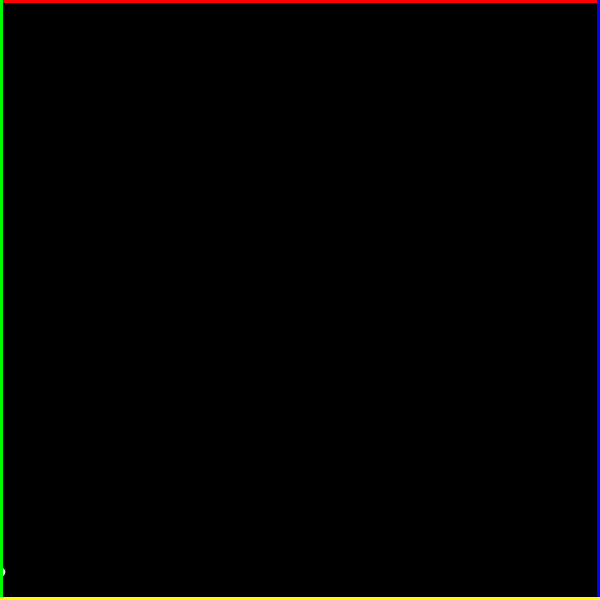
Frame 1 (no input)
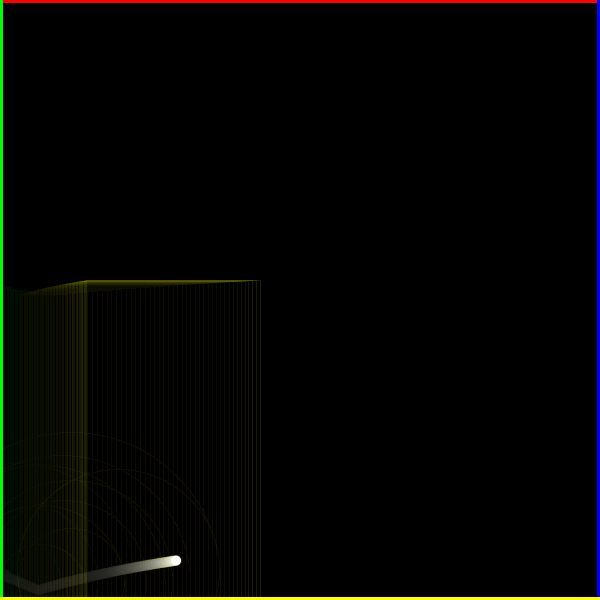
Frame 60 (the mouse pressed at the canvas centre just before this capture)
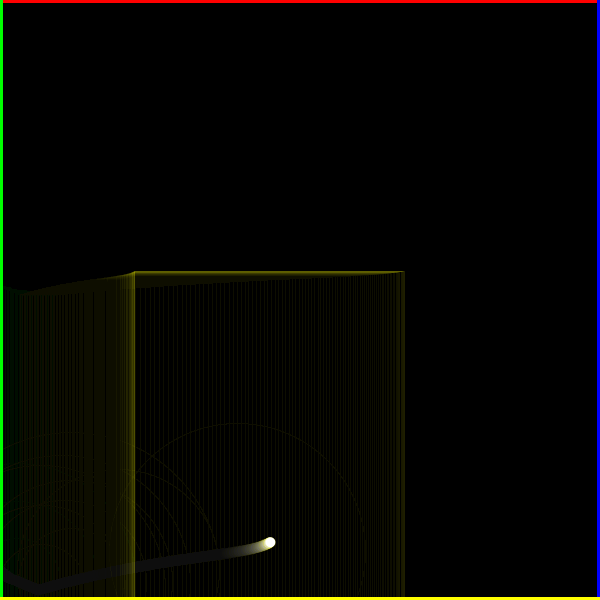
Frame 120 (the mouse held since frame 60 and released just before this capture)

The Processing sketch that drew these frames (run headless with seeded random() and noise(); from frame 60 on, the mouse is pressed at the canvas centre):

// Processing sketch: processing_42035
// ── processing_42035.pde


//Constructor, this sets up our instance variables that are used throught the program.
float x=0;
float y=0;
float a=0;
float b=0;
float m=random(1, 2);
float n=random(1, 2);

//These are for our colours, made it easier for us to define what colour of fill we wanted vs position of our sprite.
int R=255;
int G=255;
int B=255;

//Set up method.
//Declares the size of our canvas
//Sets the background colour
//Also sets y to random, so our sprite starts in a different location everytime the program is executed.
void setup() {
  background(0);
  size (600, 600);
  y=random(height);
  colorMode(RGB);
  frameRate(70);
}


//This method Draws the red, green, blue and yellow lines around the screen
//Also calls other methods in turn.
void draw() {

  animate();
  constraints();
  
  strokeWeight(5);
  stroke(255, 0, 0);
  line(0, 0, width-1, 0);

  stroke(0, 255, 0);
  line(0, 0, 0, height-1);

  stroke(0, 0, 255);
  line(width-1, 0, width-1, height);

  stroke(255, 255, 0);
  line(0, height-1, width-1, height-1);
}

//This method was implemented to stop our sprite getting "Stuck".
//Gives the illusion of it passing from on side of the screen to the other.
//Does this by either resetting x or y.
void constraints() {
  if (x>=602) {
    x=0;
  }
  if (x<=-5) {
    x=600;
  }
  if (y>=600) {
    y=0;
  }
  if (y<=0) {
    y=600;
  }
}



//This method is the main part of our program.
//It overlays a very opaque sqaure over the whole image every draw cycle, giving the animation effect.
//Then it draws our variable square, which changes size depending on screen postion and fires off random circles inside it.
//The movement and direction is then descirbed by our two trigonometric functions
//Finally draws a small circle at the centre
void animate () {
  strokeWeight(.1);
  fill(0, 9);
  rect(width/2, height/2, width, height);


  stroke(R, G, B);
  rectMode(CENTER);
  rect(x, y, x, y);
  float r = random(5000);
  for (int d= 10; d<300; d+=r) {
    ellipse(x, y, d, d);
  }


  //These if statements change the sprites direction if it reaches the boundaries.
  //Also makes the sprite change colour at the screen edge.
  if (x>=width-10) {

    m=m*(-1);
    stroke(0, 0, 255);
    R=0;
    G=0;
    B=255;
  }

  if (x<=10) {

    m=m*(-1);
    stroke(0, 255, 0);
    R=0;
    B=0;
    G=255;
  }
  ;

  if (y>=height-10) {

    n=n*(-1);
    stroke(255, 255, 0);
    R=255;
    G=255;
    B=0;
    a+=3;
  }

  if (y<=10) {

    n=n*(-1);
    stroke(255, 0, 0);
    R=255;
    B=0;
    G=0;
    a+=3;
  }

  x+=m;
  y+=n;

  //This gives the sprite nice smooth angle changes, altering its heading.
  x+=cos(radians(a))*1.8;
  y+=sin(radians(a))*1.;

  a++;
  //Draws the circle in the middle, giving the illusion of the square and random circles following it.
  fill(255);
  ellipse(x, y, 10, 10);
}
